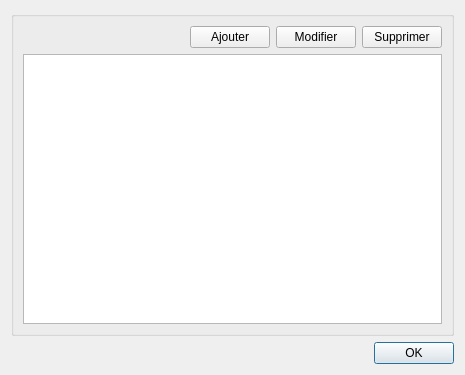
<?xml version="1.0" encoding="UTF-8"?>
<ui version="4.0">
 <class>DialogProviders</class>
 <widget class="QDialog" name="DialogProviders">
  <property name="geometry">
   <rect>
    <x>0</x>
    <y>0</y>
    <width>465</width>
    <height>375</height>
   </rect>
  </property>
  <property name="windowTitle">
   <string>Fournisseurs</string>
  </property>
  <property name="windowIcon">
   <iconset resource="../ressources.qrc">
    <normaloff>:/app/providers</normaloff>:/app/providers</iconset>
  </property>
  <layout class="QVBoxLayout" name="verticalLayout_2">
   <item>
    <widget class="QGroupBox" name="groupBox">
     <property name="title">
      <string/>
     </property>
     <layout class="QVBoxLayout" name="verticalLayout_3">
      <item>
       <layout class="QHBoxLayout" name="horizontalLayout_2">
        <item>
         <spacer name="horizontalSpacer">
          <property name="orientation">
           <enum>Qt::Horizontal</enum>
          </property>
          <property name="sizeHint" stdset="0">
           <size>
            <width>40</width>
            <height>20</height>
           </size>
          </property>
         </spacer>
        </item>
        <item>
         <widget class="QPushButton" name="pushButton_add">
          <property name="text">
           <string>Ajouter</string>
          </property>
          <property name="icon">
           <iconset resource="../ressources.qrc">
            <normaloff>:/app/insert</normaloff>:/app/insert</iconset>
          </property>
         </widget>
        </item>
        <item>
         <widget class="QPushButton" name="pushButton_edit">
          <property name="text">
           <string>Modifier</string>
          </property>
          <property name="icon">
           <iconset resource="../ressources.qrc">
            <normaloff>:/app/Edit</normaloff>:/app/Edit</iconset>
          </property>
         </widget>
        </item>
        <item>
         <widget class="QPushButton" name="pushButton_delete">
          <property name="text">
           <string>Supprimer</string>
          </property>
          <property name="icon">
           <iconset resource="../ressources.qrc">
            <normaloff>:/app/remove</normaloff>:/app/remove</iconset>
          </property>
         </widget>
        </item>
       </layout>
      </item>
      <item>
       <widget class="QTableWidget" name="tableWidget_providers"/>
      </item>
     </layout>
    </widget>
   </item>
   <item>
    <widget class="QDialogButtonBox" name="buttonBox">
     <property name="standardButtons">
      <set>QDialogButtonBox::Ok</set>
     </property>
    </widget>
   </item>
  </layout>
 </widget>
 <tabstops>
  <tabstop>pushButton_add</tabstop>
  <tabstop>pushButton_edit</tabstop>
  <tabstop>tableWidget_providers</tabstop>
  <tabstop>buttonBox</tabstop>
 </tabstops>
 <resources>
  <include location="../ressources.qrc"/>
 </resources>
 <connections/>
</ui>
